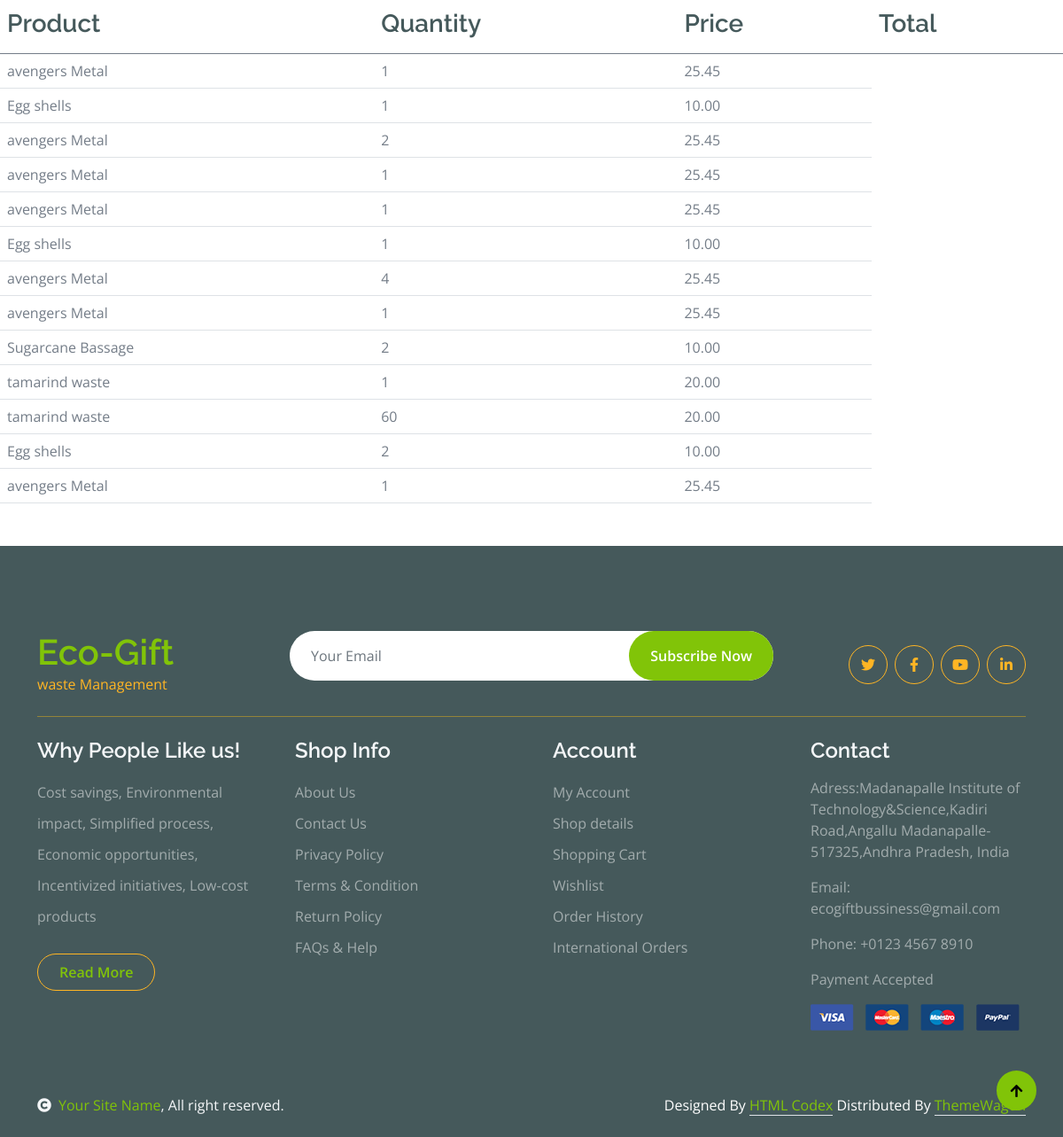
The page /Myorders (signed in, lower part) on the database as committed earlier.
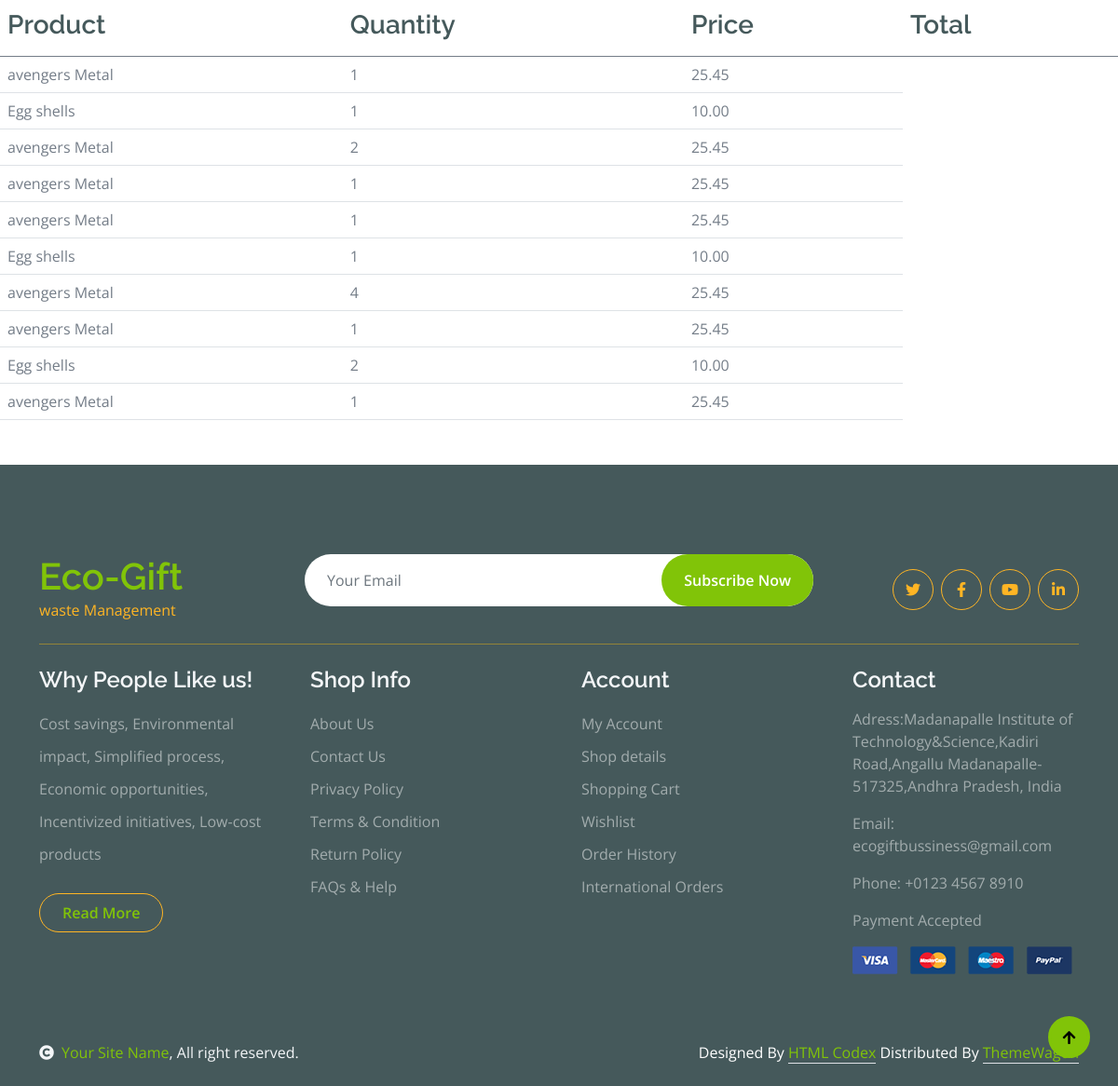
The same page on the database as committed later.
### products/models.py (models this page shows)
class OrderItem(models.Model):
  Order = models.ForeignKey(Order, on_delete=models.CASCADE, related_name='orders')
  Product = models.ForeignKey(Product, on_delete=models.CASCADE)
  Quantity = models.PositiveIntegerField()
  Price = models.DecimalField(max_digits=10, decimal_places=2)
  class Meta:
      managed = True

class Product(models.Model):
  Name = models.CharField(max_length=255)
  Description = models.TextField(blank=True)
  Price = models.CharField(max_length=10)
  Category = models.ForeignKey(Category, on_delete=models.CASCADE)
  Image = models.ImageField(upload_to='products/', blank=True)
  Seller = models.ForeignKey(Seller, on_delete=models.CASCADE, default = 1)

### ecogift/views.py (the view)
# urls.py: path('Myorders', views.My_Orders, name="Myorders"),
def My_Orders(request):
    orders = Order.objects.filter(Customer=request.user)
    order_items = OrderItem.objects.filter(Order__in=orders)
    return render(request, 'My_Orders.html', {'orders': orders, 'order_items': order_items})

### products/context_processors.py (called while the page is built)
def user_email(request):
    if request.user.is_authenticated:
        return {'user_email': request.user.email}
    return {user_email: 'Please login into your account'}

### templates/My_orders.html (shortened to what this page needs)
{% extends "base.html" %}
{% load static %}
{% block content %}
     <br>
    <table class="table">
        <thead>
          <tr>
            <th scope="col"><h3>Product</h3></th>
            <th scope="col"><h3>Quantity</h3></th>
            <th scope="col"><h3>Price</h3></th>
            <th scope="col"><h3>Total</h3></th>
          </tr>
        </thead>
        <tbody>
            {% for item in order_items %}
            <tr>
                <td>{{ item.Product.Name }}</td>
                <td>{{ item.Quantity }}</td>
                <td>{{ item.Price }}</td>
            </tr>
            {% endfor %}
        </tbody>
      </table>
{% endblock content %}

Rows that differ between the two databases and show on the page:
removed OrderItem: Product.Name "Sugarcane Bassage", Quantity "2", Price "10.00"
removed OrderItem: Product.Name "tamarind waste", Quantity "1", Price "20.00"
removed OrderItem: Product.Name "tamarind waste", Quantity "60", Price "20.00"
